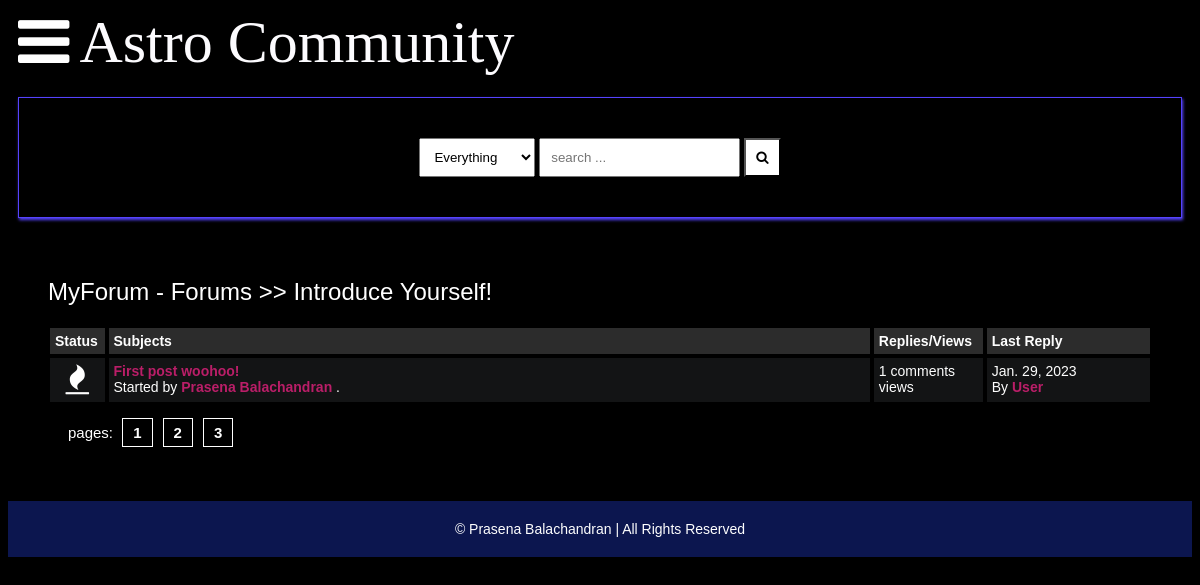
Page /posts/introduce-yourself/ on the committed database.
### main/models.py (models this page shows, shortened)
class Category(models.Model):
    title = models.CharField(max_length=50)
    slug = models.SlugField(max_length=400, unique=True, blank=True)
    description = models.TextField(default="description")
    class Meta:
        verbose_name_plural = "categories"
    def get_url(self):
        return reverse("posts", kwargs={
            "slug": self.slug
        })

class Post(models.Model):
    title = models.CharField(max_length=400)
    slug = models.SlugField(max_length=400, unique=True, blank=True)
    user = models.ForeignKey(Author, on_delete=models.CASCADE)
    content = HTMLField()
    categories = models.ManyToManyField(Category)
    date = models.DateTimeField(auto_now_add=True)
    approved = models.BooleanField(default=False)
    hit_count_generic = GenericRelation(
        HitCount,
        object_id_field='object_pk',
        related_query_name='hit_count_generic_relation'
    )
    tags = TaggableManager()
    comments = models.ManyToManyField(Comment, blank=True)
    closed = models.BooleanField(default=False)
    state = models.CharField(max_length=40, default="zero")
    def get_url(self):
        return reverse("detail", kwargs={
            "slug": self.slug
        })
    @property
    def num_comments(self):
        return self.comments.count()

class Author(models.Model):
    user = models.ForeignKey(User, on_delete=models.CASCADE)
    fullname = models.CharField(max_length=40, blank=True)
    slug = slug = models.SlugField(max_length=400, unique=True, blank=True)
    bio = HTMLField()
    points = models.IntegerField(default=0)
    profile_pic = ResizedImageField(
        size=[50, 80],
        quality=100,
        upload_to="authors",
        default=None,
        null=True,
        blank=True
    )

### main/views.py (the view)
# urls.py: path("posts/<slug>/", posts, name="posts"),
def posts(request, slug):
    category = get_object_or_404(Category, slug=slug)
    posts = Post.objects.filter(approved=True, categories=category)
    context = {
        "posts": posts,
        "forum": category,
    }
    return render(request, "posts.html", context)

### templates/posts.html
    {% extends 'base.html' %}
    {% load hitcount_tags %}
    {% block content %}
    <div class="container">
        <div class="navigate">
            <span><a href="{% url 'home' %}">MyForum - Forums</a> >> <a href="{{forum.get_url}}">{{forum.title}}</a></span>
        </div>
        <div class="posts-table">
            <div class="table-head">
                <div class="status">Status</div>
                <div class="subjects">Subjects</div>
                <div class="replies">Replies/Views</div>
                <div class="last-reply">Last Reply</div>
            </div>
            {% for post in posts %}
            <div class="table-row">
                <div class="status"><i class="fa fa-fire"></i></div>
                <div class="subjects">
                    <a href="{{post.get_url}}">{{post.title}}</a>
                    <br>
                    <span>Started by <b><a href="">{{post.user.fullname|title}}</a></b> .</span>
                </div>
                <div class="replies">
                    {{post.num_comments}} comments <br> {% get_hit_count for post %} views
                </div>
                <div class="last-reply">
                    {{post.date|date}}
                    <br>By <b><a href="">User</a></b>
                </div>
            </div>
            {% endfor %}
        </div>
            <div class="pagination">
                pages: <a href="">1</a><a href="">2</a><a href="">3</a>
            </div>
    </div>
    {% endblock content %}

### static/assets/css/style.css (style rules this page uses)
* { box-sizing: border-box; }
html { font-size: 14px; font-family: 'Titillium Web', sans-serif; background-color:rgb(0,0,0); color:#FEFEFE; }
a { color:#ba1e68; font-weight: bolder; text-decoration: none; }
.container { margin: 20px; padding: 20px; }
.table-head { display: flex; }
.table-head div { padding: 5px; margin: 2px; background-color: #2C2C2C; font-weight: bold; }
.table-head .status { flex: 5%; }
.table-head .subjects { flex: 70%; }
.table-head .replies { flex: 10%; }
.table-head .last-reply { flex: 15%; }
.table-row { display: flex; }
.table-row .status, .table-row .subjects, .table-row .replies, .table-row .last-reply { padding: 5px; margin: 2px; background-color: #131415; }
.table-row .status { flex: 5%; font-size: 30px; text-align: center; }
.table-row .subjects { flex: 70%; }
.table-row .replies { flex: 10%; }
.table-row .last-reply { flex: 15%; }
.navigate { margin-block: 20px; font-weight: lighter; font-size: 24px; }
.navigate a { color: #fff; }
.pagination { padding: 20px; font-size: 15px; }
.pagination a { color: #fff; margin-inline: 5px; padding: 5px 10px; border: solid 0.5px #fff; }

### rows in the picture
Category: title "Introduce Yourself!"
Post: title "First post woohoo!", user.fullname "Prasena Balachandran", num_comments "1", date "Jan. 29, 2023"
